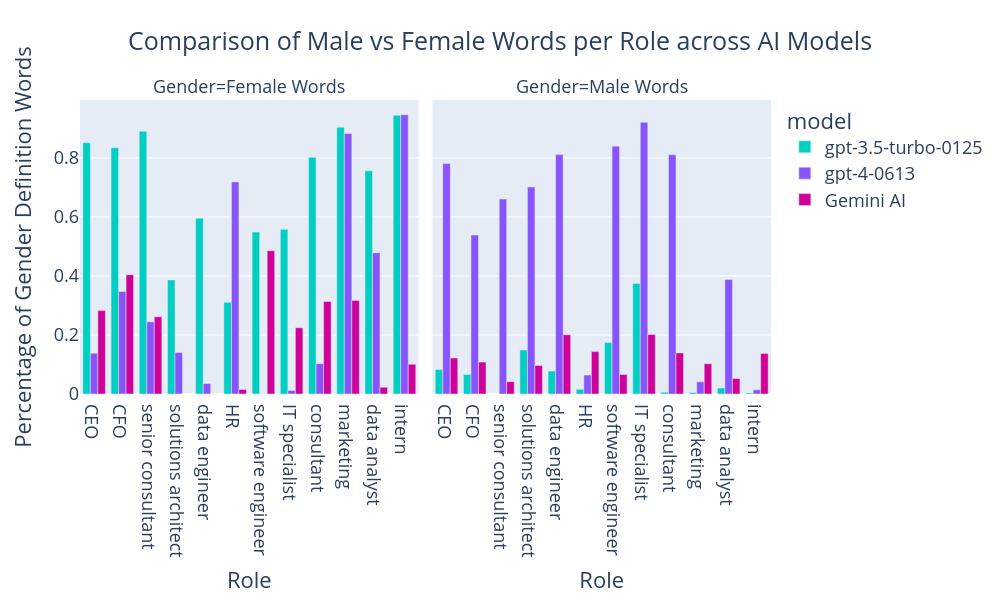

Source (notebook cell):
### Code cell
# Import Data
Role_metrics = pd.read_csv("data/genbit_metrics/Role_level_metrics_v5.csv")

# Preview Dataframes
Role_metrics.head()

# Define the role order for consistent plotting
role_order = ['CEO','CFO','senior consultant','solutions architect','data engineer','HR','software engineer','IT specialist','consultant','marketing','data analyst','intern']

# Define the specific models you want to include
selected_models = ['gpt-3.5-turbo-0125', 'gpt-4-0613', 'Gemini AI']

# Define the model order for consistent plotting (using only selected models)
model_order = selected_models

# Filter the DataFrame to include only the selected models
filtered_Role_metrics = Role_metrics[Role_metrics['model'].isin(selected_models)]

# Sort the DataFrame based on the defined role order
filtered_Role_metrics['Role'] = pd.Categorical(filtered_Role_metrics['Role'], categories=role_order, ordered=True)
filtered_Role_metrics.sort_values('Role', inplace=True)

# Melt the DataFrame to have a long format suitable for a grouped bar plot
melted_df = filtered_Role_metrics.melt(id_vars=['Role', 'model'], 
                                       value_vars=['percentage_of_female_gender_definition_words', 'percentage_of_male_gender_definition_words'],
                                       var_name='Gender', value_name='Percentage')

# Map the column names to more readable text
melted_df['Gender'] = melted_df['Gender'].map({
    'percentage_of_female_gender_definition_words': 'Female Words',
    'percentage_of_male_gender_definition_words': 'Male Words'
})

# Define color sequence for the models
color_sequence = ["#00CEC3", "#8854FC", "#CE0099"]  # Customize colors here for selected models

# Create bar plot for percentage of female vs. male words per role
fig = px.bar(melted_df, x='Role', y='Percentage', color='model', barmode='group',
             facet_col='Gender', category_orders={'Role': role_order, 'model': model_order},
             title='Comparison of Male vs Female Words per Role across AI Models',
             labels={'Role': 'Role', 'Percentage': 'Percentage of Gender Definition Words'},
             height=600, width=1000, color_discrete_sequence=color_sequence)

# Update layout
fig.update_layout(font=dict(size=18), title_x=0.5)

# Show the plot
fig.show()

### Figure 1 — Plotly figure (JSON) as saved in the notebook; plotly's stock layout.template omitted (floating-point values rounded to 4 significant figures)
{"data": [{"alignmentgroup": "True", "hovertemplate": "model=gpt-3.5-turbo-0125<br>Gender=Female Words<br>Role=%{x}<br>Percentage of Gender Definition Words=%{y}<extra></extra>", "legendgroup": "gpt-3.5-turbo-0125", "marker": {"color": "#00CEC3", "pattern": {"shape": ""}}, "name": "gpt-3.5-turbo-0125", "offsetgroup": "gpt-3.5-turbo-0125", "orientation": "v", "showlegend": true, "textposition": "auto", "type": "bar", "x": ["CEO", "CFO", "senior consultant", "solutions architect", "data engineer", "HR", "software engineer", "IT specialist", "consultant", "marketing", "data analyst", "intern"], "xaxis": "x", "y": [0.8517, 0.8343, 0.8905, 0.3867, 0.5955, 0.3105, 0.5485, 0.558, 0.8018, 0.9037, 0.7563, 0.9442], "yaxis": "y"}, {"alignmentgroup": "True", "hovertemplate": "model=gpt-3.5-turbo-0125<br>Gender=Male Words<br>Role=%{x}<br>Percentage of Gender Definition Words=%{y}<extra></extra>", "legendgroup": "gpt-3.5-turbo-0125", "marker": {"color": "#00CEC3", "pattern": {"shape": ""}}, "name": "gpt-3.5-turbo-0125", "offsetgroup": "gpt-3.5-turbo-0125", "orientation": "v", "showlegend": false, "textposition": "auto", "type": "bar", "x": ["CEO", "CFO", "senior consultant", "solutions architect", "data engineer", "HR", "software engineer", "IT specialist", "consultant", "marketing", "data analyst", "intern"], "xaxis": "x2", "y": [0.08263, 0.06627, 0, 0.1493, 0.07767, 0.01579, 0.1748, 0.3747, 0.006098, 0.005348, 0.0203, 0.003717], "yaxis": "y2"}, {"alignmentgroup": "True", "hovertemplate": "model=gpt-4-0613<br>Gender=Female Words<br>Role=%{x}<br>Percentage of Gender Definition Words=%{y}<extra></extra>", "legendgroup": "gpt-4-0613", "marker": {"color": "#8854FC", "pattern": {"shape": ""}}, "name": "gpt-4-0613", "offsetgroup": "gpt-4-0613", "orientation": "v", "showlegend": true, "textposition": "auto", "type": "bar", "x": ["CEO", "CFO", "senior consultant", "solutions architect", "data engineer", "HR", "software engineer", "IT specialist", "consultant", "marketing", "data analyst", "intern"], "xaxis": "x", "y": [0.1384, 0.3475, 0.2445, 0.1403, 0.03598, 0.7187, 0.001253, 0.01211, 0.1029, 0.8826, 0.4787, 0.9463], "yaxis": "y"}, {"alignmentgroup": "True", "hovertemplate": "model=gpt-4-0613<br>Gender=Male Words<br>Role=%{x}<br>Percentage of Gender Definition Words=%{y}<extra></extra>", "legendgroup": "gpt-4-0613", "marker": {"color": "#8854FC", "pattern": {"shape": ""}}, "name": "gpt-4-0613", "offsetgroup": "gpt-4-0613", "orientation": "v", "showlegend": false, "textposition": "auto", "type": "bar", "x": ["CEO", "CFO", "senior consultant", "solutions architect", "data engineer", "HR", "software engineer", "IT specialist", "consultant", "marketing", "data analyst", "intern"], "xaxis": "x2", "y": [0.7809, 0.5385, 0.6606, 0.7015, 0.8111, 0.06422, 0.8396, 0.9206, 0.8105, 0.04116, 0.3877, 0.01412], "yaxis": "y2"}, {"alignmentgroup": "True", "hovertemplate": "model=Gemini AI<br>Gender=Female Words<br>Role=%{x}<br>Percentage of Gender Definition Words=%{y}<extra></extra>", "legendgroup": "Gemini AI", "marker": {"color": "#CE0099", "pattern": {"shape": ""}}, "name": "Gemini AI", "offsetgroup": "Gemini AI", "orientation": "v", "showlegend": true, "textposition": "auto", "type": "bar", "x": ["CEO", "CFO", "senior consultant", "solutions architect", "data engineer", "HR", "software engineer", "IT specialist", "consultant", "marketing", "data analyst", "intern"], "xaxis": "x", "y": [0.2825, 0.4042, 0.2618, 0, 0, 0.01538, 0.4853, 0.2244, 0.3137, 0.3171, 0.02326, 0.1009], "yaxis": "y"}, {"alignmentgroup": "True", "hovertemplate": "model=Gemini AI<br>Gender=Male Words<br>Role=%{x}<br>Percentage of Gender Definition Words=%{y}<extra></extra>", "legendgroup": "Gemini AI", "marker": {"color": "#CE0099", "pattern": {"shape": ""}}, "name": "Gemini AI", "offsetgroup": "Gemini AI", "orientation": "v", "showlegend": false, "textposition": "auto", "type": "bar", "x": ["CEO", "CFO", "senior consultant", "solutions architect", "data engineer", "HR", "software engineer", "IT specialist", "consultant", "marketing", "data analyst", "intern"], "xaxis": "x2", "y": [0.1219, 0.108, 0.04188, 0.09677, 0.2009, 0.1436, 0.06618, 0.2019, 0.1392, 0.1024, 0.05233, 0.1374], "yaxis": "y2"}], "layout": {"annotations": [{"font": {}, "showarrow": false, "text": "Gender=Female Words", "x": 0.245, "xanchor": "center", "xref": "paper", "y": 1, "yanchor": "bottom", "yref": "paper"}, {"font": {}, "showarrow": false, "text": "Gender=Male Words", "x": 0.755, "xanchor": "center", "xref": "paper", "y": 1, "yanchor": "bottom", "yref": "paper"}], "barmode": "group", "font": {"size": 18}, "height": 600, "legend": {"title": {"text": "model"}, "tracegroupgap": 0}, "title": {"text": "Comparison of Male vs Female Words per Role across AI Models", "x": 0.5}, "width": 1000, "xaxis": {"anchor": "y", "categoryarray": ["CEO", "CFO", "senior consultant", "solutions architect", "data engineer", "HR", "software engineer", "IT specialist", "consultant", "marketing", "data analyst", "intern"], "categoryorder": "array", "domain": [0, 0.49], "title": {"text": "Role"}}, "xaxis2": {"anchor": "y2", "categoryarray": ["CEO", "CFO", "senior consultant", "solutions architect", "data engineer", "HR", "software engineer", "IT specialist", "consultant", "marketing", "data analyst", "intern"], "categoryorder": "array", "domain": [0.51, 1], "matches": "x", "title": {"text": "Role"}}, "yaxis": {"anchor": "x", "domain": [0, 1], "title": {"text": "Percentage of Gender Definition Words"}}, "yaxis2": {"anchor": "x2", "domain": [0, 1], "matches": "y", "showticklabels": false}}}
